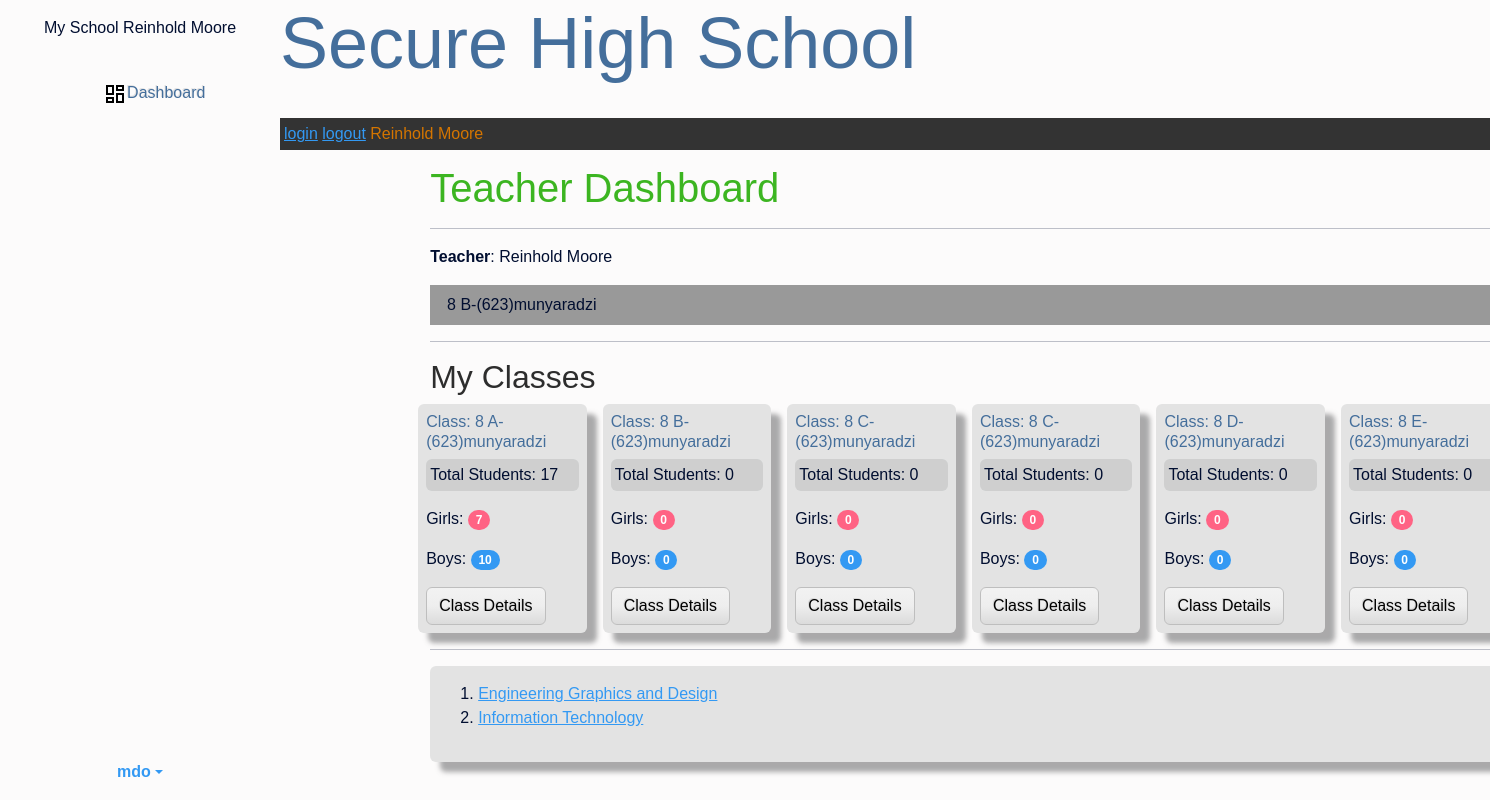
The page / (signed in) on the database as committed earlier.
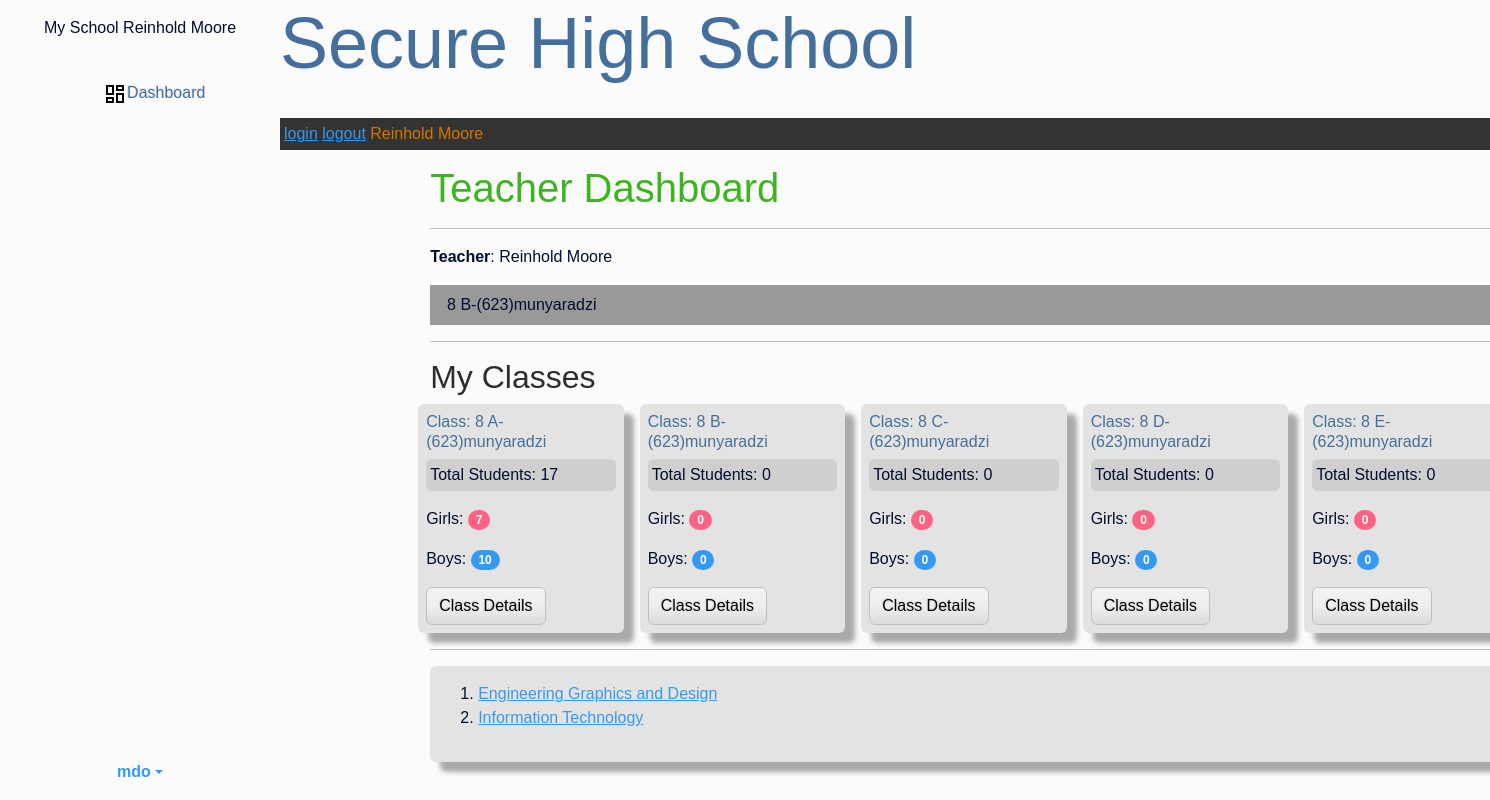
The same page on the database as committed later.
### student/models.py (models this page shows, shortened)
class ClassRoom(models.Model):
    name      = models.ForeignKey(ClassName, on_delete=models.CASCADE)
    grd_level = models.ForeignKey(GradeLevel, on_delete=models.CASCADE, null=True, blank=True)
    students  = models.ManyToManyField(StudentProfile, blank=True)
    class_teacher = models.ForeignKey(CustomUser, on_delete=models.SET_NULL, null=True, blank=True, related_name='assigned_class')
    max_capacity  = models.PositiveIntegerField(default=45)
    date          = models.DateField(auto_now_add=True)
    year          = models.ForeignKey(AcademicCalendar, on_delete=models.CASCADE, null=True, blank=True)
    def __str__(self):
        return f"{self.name}"
    class Meta:
        ordering = ['name']

### customsettings/models.py (models this page shows)
class ClassName(models.Model):
    CLASS_CHOICES = [
        ('A', 'A'),('B', 'B'),('C', 'C'),('D', 'D'),('E', 'E'),
    ]
    schoolprofile  = models.ForeignKey(SchoolProfile, on_delete=models.CASCADE,blank=True, null=True)
    grd_level      = models.ForeignKey(GradeLevel, on_delete=models.CASCADE, null=True, blank=True)
    classname      = models.CharField(max_length= 1, choices=CLASS_CHOICES)
    academic_year  = models.ForeignKey(AcademicCalendar, on_delete=models.CASCADE, null=True, blank=True)
    date           = models.DateField(auto_now_add=True)
    def __str__(self):
        return f"{self.grd_level} {self.classname}-({self.academic_year}){self.schoolprofile }"

class SchoolProfile(models.Model):
    school_name  = models.OneToOneField(District_School_Registration, on_delete=models.CASCADE, blank=True, null=True)
    school_logo  = models.ImageField(upload_to='school_logos/', blank=True, null=True)
    facebook     = models.URLField(blank=True)
    twitter      = models.URLField(blank=True)
    instagram    = models.URLField(blank=True)
    school_subjects   = models.ManyToManyField('SchoolSubject')
    is_setup_complete = models.BooleanField(default=False)
    def __str__(self):
       return f'{self.school_name}'

class SchoolSubject(models.Model):
    subjects        = models.ManyToManyField(Subjects)
    schoolprofile_name   = models.ForeignKey(SchoolProfile, on_delete=models.CASCADE,blank=True, null=True)
    def __str__(self):
        return ', '.join(str(subject) for subject in self.subjects.all())

### district/models.py (models this page shows)
class GradeLevel(models.Model):
    class GradeLevels(models.IntegerChoices):
        EIGHT  = 8, '8'
        NINE   = 9, '9'
        TEN    = 10, '10'
        ELEVEN = 11, '11'
        TWELVE = 12, '12'
    grade_level = models.IntegerField(choices=GradeLevels.choices)
    def __str__(self):
        return str(self.grade_level)

class AcademicCalendar(models.Model):
    academic_year = models.PositiveIntegerField(default=datetime.datetime.now().year, blank=True, null=True)
    term_1_start_date = models.DateField(blank=True, null=True)
    term_1_end_date = models.DateField(blank=True, null=True)
    term_2_start_date = models.DateField(blank=True, null=True)
    term_2_end_date = models.DateField(blank=True, null=True)
    term_3_start_date = models.DateField(blank=True, null=True)
    term_3_end_date = models.DateField(blank=True, null=True)
    is_current = models.BooleanField(default=True)
    def __str__(self):
        return f'{self.academic_year}'

class District_School_Registration(models.Model):
    school_name   = models.CharField(max_length=255,blank=True, null=True)
    address       = models.TextField(blank=True, null=True)
    phone_number  = models.CharField(max_length=20,blank=True, null=True)
    email         = models.EmailField(blank=True, null=True)
    def __str__(self):
        return f'{self.school_name}'

class Subjects(models.Model):
    subjects = models.CharField(max_length=50,blank=True,null=True)
    def __str__(self):
        return f'{self.subjects}'
    class Meta:
        verbose_name_plural = 'Subjects'

### customadmin/views.py (the view, shortened to what this page needs)
# urls.py: path('', views.dashboard,name='dashbard'),
@login_required
def dashboard(request):
    user = request.user
    context = {}
    print(f"User: {user.email}, Groups: {user.groups.all()}")  # Debugging statement:
    import logging
    logger = logging.getLogger(__name__)
    if request.user.groups.filter(name='teacher').exists():
        try:
            teacher_profile = TeacherProfile.objects.get(teacher=request.user)
            school = teacher_profile.assigned_school
            my_assigned_class = teacher_profile.assigned_class
            my_classes = teacher_profile.classes_taught.all()
            my_classes_students = []
            for class_ in my_classes:
                students = class_.students.all()
                female_students = students.filter(gender='female')
                male_students = students.filter(gender='male')
                students_count = students.count()
                my_classes_students.append({
                    'class_': class_,
                    'students': students,
                    'female_students': female_students,
                    'students_count': students_count,
                    'male_students': male_students,
                })
            context = {
                'my_classes_students': my_classes_students,
                'my_subjects': teacher_profile.subjects_taught.all(),
                'my_assigned_class':my_assigned_class
            }
            return render(request, 'customadmin/dashboard/teacher_dashboard.html', context)
        except TeacherProfile.DoesNotExist:
            logger.error("TeacherProfile does not exist for user: %s", request.user)

### customadmin/models.py (called while the page is built)
    def __str__(self):
        return f'{self.first_name} {self.last_name}'

### customadmin/templatetags/custom_tags.py (called while the page is built)
@register.simple_tag
def get_dashboard_url(user):
    if user.groups.filter(name='student').exists():
        return reverse('high_level_dashboard')
    elif user.groups.filter(name='staff').exists():
        return reverse('teacher_dashboard')
    elif user.groups.filter(name='school_admin').exists():
        return reverse('school_admin_dashboard')
    elif user.groups.filter(name='deputy_head').exists():
        return reverse('deputy_head_dashboard')
    elif user.groups.filter(name='school_head').exists():
        return reverse('school_head_dashboard')
    else:
        return reverse('default_dashboard')

### templates/customadmin/dashboard/teacher_dashboard.html
{% extends "partials/base.html" %}
{% load crispy_forms_tags %}
{% block content %}
<div class="container w-75 offset-1 p-3">
    <h1 class="text-success">Teacher Dashboard</h1>
    <hr>
    <p><strong>Teacher</strong>: {{ request.user }}</p>
    <p class="bg-secondary p-2">&nbsp;&nbsp;{{my_assigned_class}}</p>
    <hr>
    <h2>My Classes</h2>
    <div class="row d-flex gap-3 ">
        {% if my_classes_students %}
            {% for class_info in my_classes_students %}
            <div class="col-md bg1 rounded shado p-2">
                <h6 class="text-primary">Class: {{ class_info.class_.name }}</h6>
                <p class="bg1 p-1 rounded">Total Students: {{ class_info.students_count }}</p>
                <p>Girls: <span class="badge rounded-pill bggirls">{{ class_info.female_students.count }}</span></p>
                <p>Boys: <span class="badge rounded-pill bg-info">{{ class_info.male_students.count }}</span></p>
                <a href="{% url 'classroom_details' pk=class_info.class_.id %}" class="btn btn-light">Class Details</a>
            </div>
            {% endfor %}
        {% else %}
            <p>No classes assigned.</p>
        {% endif %}
    </div>
    <hr>
    <div class="col-md shado p-3 bg1 mt-3 rounded">
        {% if my_subjects %}
        <ol>
            {% for subject in my_subjects %}
            <li><a href="{% url 'capture' subject.id %}">{{ subject }}</a></li>
            {% endfor %}
        </ol>
        {% else %}
        <p>No subjects assigned.</p>
        {% endif %}
    </div>
</div>
{% endblock %}

Rows that differ between the two databases and show on the page:
removed ClassRoom: class_.name "8 C-(623)munyaradzi", students_count "0", female_students.count "0", male_students.count "0"
